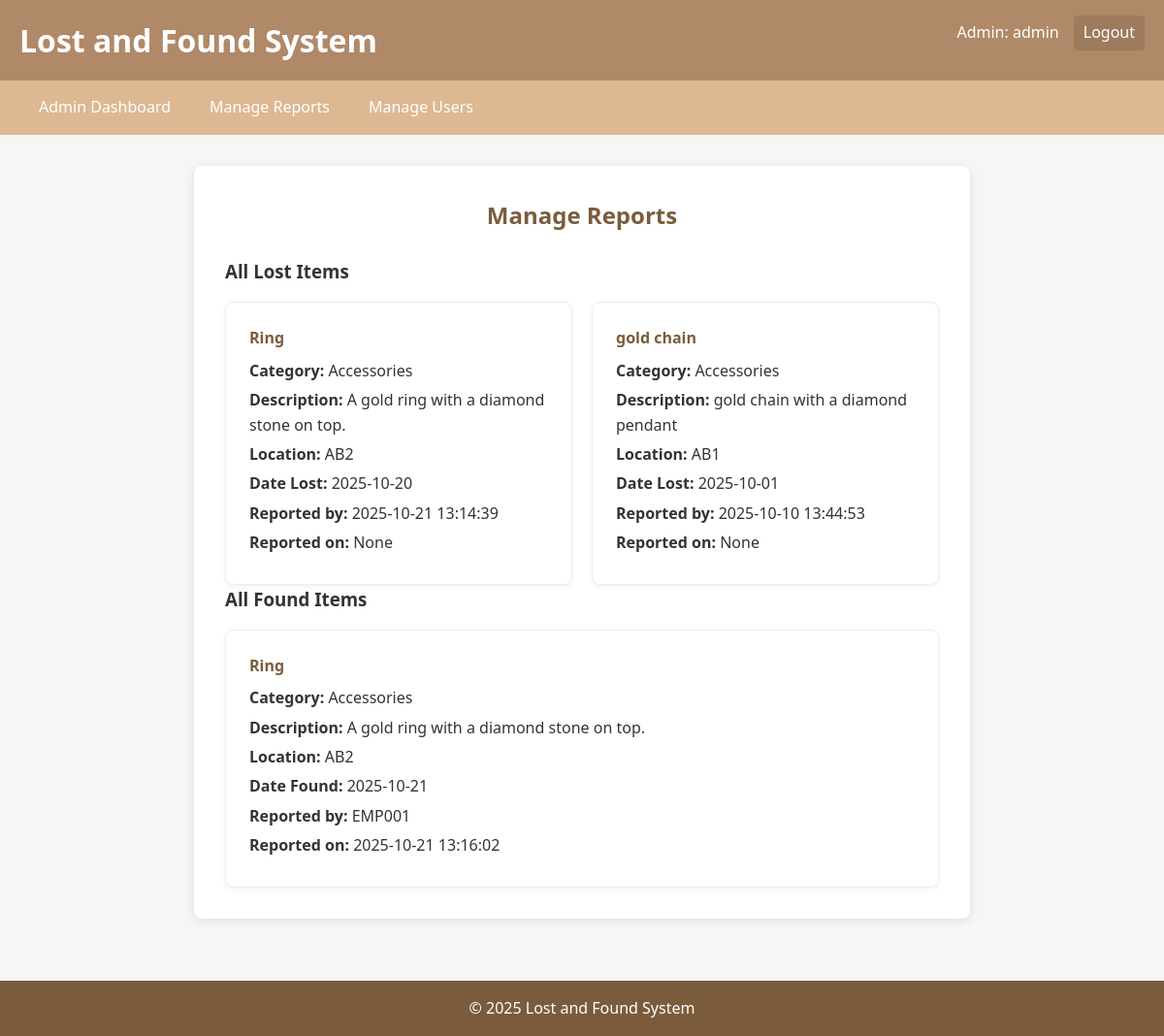
Page /admin/reports (signed in) on the committed database.
### tables this page shows
CREATE TABLE lost_items (
            id INTEGER PRIMARY KEY AUTOINCREMENT,
            user_id INTEGER NOT NULL,
            item_name TEXT NOT NULL,
            category TEXT NOT NULL,
            description TEXT,
            location TEXT,
            date_lost DATE,
            image_path TEXT,
            created_at TIMESTAMP DEFAULT CURRENT_TIMESTAMP,
            FOREIGN KEY (user_id) REFERENCES users (id)
        );

CREATE TABLE found_items (
            id INTEGER PRIMARY KEY AUTOINCREMENT,
            user_id INTEGER NOT NULL,
            item_name TEXT NOT NULL,
            category TEXT NOT NULL,
            description TEXT,
            location TEXT,
            date_found DATE,
            created_at TIMESTAMP DEFAULT CURRENT_TIMESTAMP,
            FOREIGN KEY (user_id) REFERENCES users (id)
        );

CREATE TABLE users (
            id INTEGER PRIMARY KEY AUTOINCREMENT,
            user_id TEXT UNIQUE NOT NULL,
            created_at TIMESTAMP DEFAULT CURRENT_TIMESTAMP
        );

### app.py (the view)
@app.route('/admin/reports')
def admin_reports():
    if 'admin_id' not in session:
        return redirect(url_for('admin_login'))
    conn = sqlite3.connect(DATABASE)
    cursor = conn.cursor()
    cursor.execute("""
        SELECT l.*, u.user_id FROM lost_items l
        JOIN users u ON l.user_id = u.id
        ORDER BY l.created_at DESC
    """)
    lost_items = cursor.fetchall()
    cursor.execute("""
        SELECT f.*, u.user_id FROM found_items f
        JOIN users u ON f.user_id = u.id
        ORDER BY f.created_at DESC
    """)
    found_items = cursor.fetchall()
    conn.close()
    return render_template('admin_reports.html', lost_items=lost_items, found_items=found_items)

### templates/admin_reports.html (shortened to what this page needs)
{% extends "base.html" %}
{% block content %}
<div class="admin-reports">
    <h2>Manage Reports</h2>
    <div class="reports-section">
        <h3>All Lost Items</h3>
        {% if lost_items %}
            <div class="items-list">
                {% for item in lost_items %}
                    <div class="item-card">
                        <h4>{{ item[2] }}</h4>
                        <p><strong>Category:</strong> {{ item[3] }}</p>
                        <p><strong>Description:</strong> {{ item[4] }}</p>
                        <p><strong>Location:</strong> {{ item[5] }}</p>
                        <p><strong>Date Lost:</strong> {{ item[6] }}</p>
                        <p><strong>Reported by:</strong> {{ item[8] }}</p>
                        <p><strong>Reported on:</strong> {{ item[7] }}</p>
                    </div>
                {% endfor %}
            </div>
        {% else %}
            <p>No lost items reported yet.</p>
        {% endif %}
    </div>
    <div class="reports-section">
        <h3>All Found Items</h3>
        {% if found_items %}
            <div class="items-list">
                {% for item in found_items %}
                    <div class="item-card">
                        <h4>{{ item[2] }}</h4>
                        <p><strong>Category:</strong> {{ item[3] }}</p>
                        <p><strong>Description:</strong> {{ item[4] }}</p>
                        <p><strong>Location:</strong> {{ item[5] }}</p>
                        <p><strong>Date Found:</strong> {{ item[6] }}</p>
                        <p><strong>Reported by:</strong> {{ item[8] }}</p>
                        <p><strong>Reported on:</strong> {{ item[7] }}</p>
                    </div>
                {% endfor %}
            </div>
        {% else %}
            <p>No found items reported yet.</p>
        {% endif %}
    </div>
</div>
{% endblock %}

### static/css/style.css (style rules this page uses)
:root { --light-beige: #e6ccb2; --medium-beige: #ddb892; --dark-beige: #b08968; --light-brown: #9c6644; --dark-brown: #7a5c3c; }
* { margin: 0; padding: 0; box-sizing: border-box; }
body { font-family: 'Segoe UI', Tahoma, Geneva, Verdana, sans-serif; background-color: #f8f5f6; color: #333; line-height: 1.6; }
.login-container, .report-form, .search-page, .my-reports, .admin-dashboard, .admin-reports, .admin-users { background-color: white; padding: 2rem; border-radius: 8px; box-shadow: 0 2px 10px rgba(0,0,0,0.1); max-width: 800px; margin: 0 auto; }
h2 { color: var(--dark-brown); margin-bottom: 1.5rem; text-align: center; }
.items-list { display: grid; grid-template-columns: repeat(auto-fit, minmax(300px, 1fr)); gap: 20px; margin-top: 1rem; }
.item-card { background-color: white; border: 1px solid #eee; border-radius: 8px; padding: 1.5rem; box-shadow: 0 2px 5px rgba(0,0,0,0.05); }
.item-card h4 { color: var(--dark-brown); margin-bottom: 0.5rem; }
.item-card p { margin-bottom: 0.3rem; }

### rows in the picture
lost_items: item_name "Ring", category "Accessories", description "A gold ring with a diamond stone on top.", location "AB2", date_lost "2025-10-20", created_at "2025-10-21 13:14:39", item "None"
lost_items: item_name "gold chain", category "Accessories", description "gold chain with a diamond pendant", location "AB1", date_lost "2025-10-01", created_at "2025-10-10 13:44:53", item "None"
found_items: item_name "Ring", category "Accessories", description "A gold ring with a diamond stone on top.", location "AB2", date_found "2025-10-21", user_id "EMP001", created_at "2025-10-21 13:16:02"

### other values in the picture
{{ session.admin_id }} "admin"
